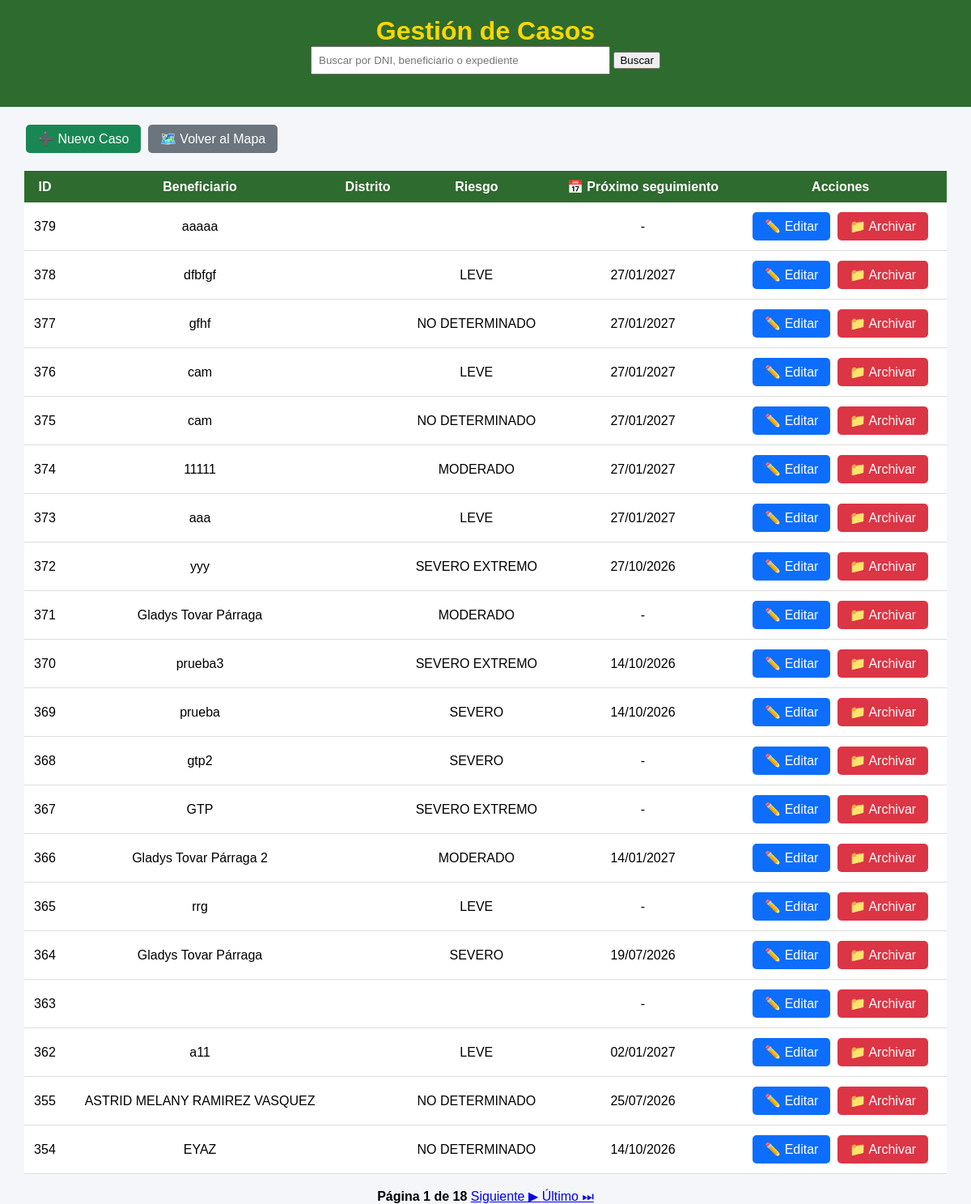
Page /gestion-casos/ (signed in) on the earlier database version.
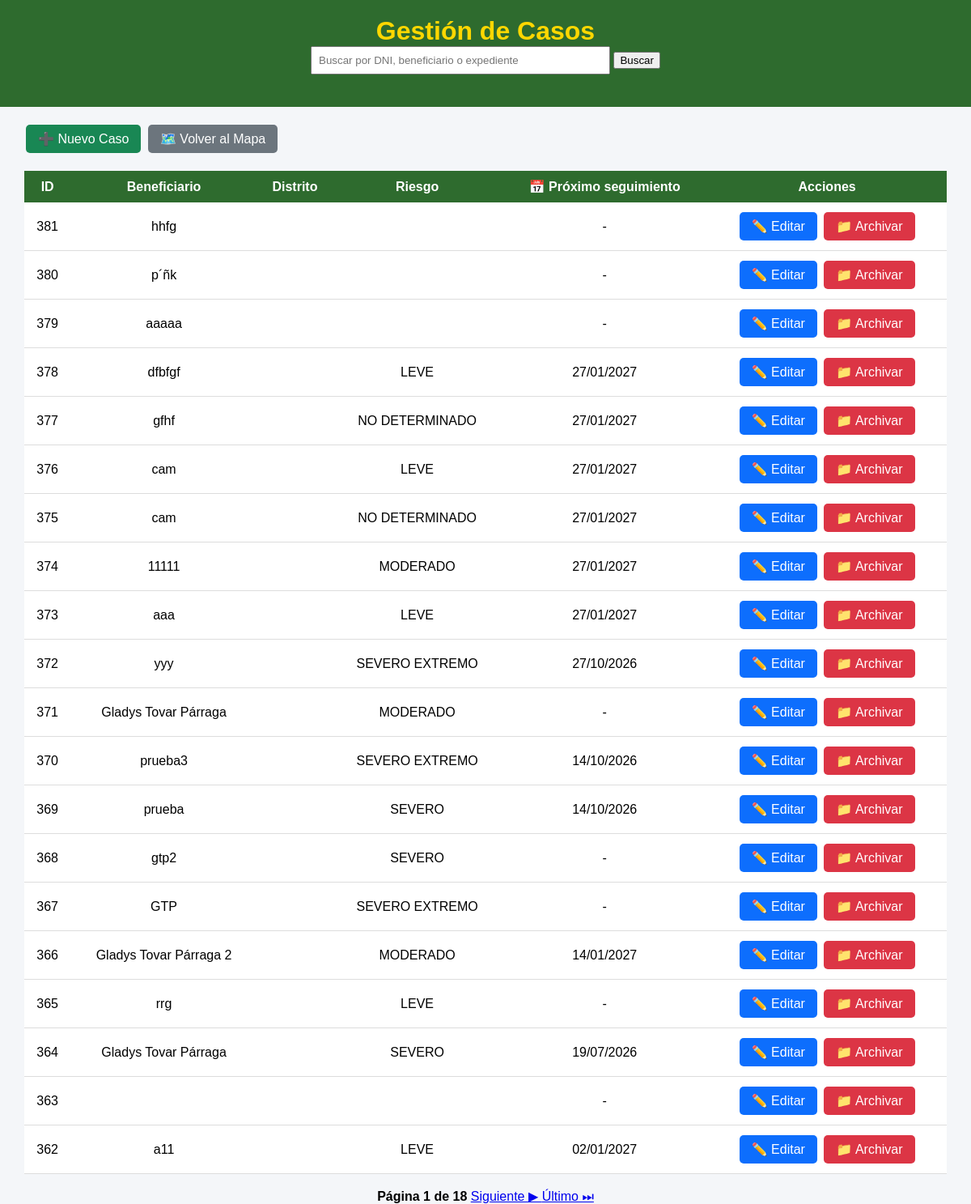
Same page on the later database version.
### mapa/models.py (models this page shows, shortened)
class Caso(models.Model):
    RIESGOS = [
        ("LEVE", "Leve"),
        ("MODERADO", "Moderado"),
        ("SEVERO", "Severo"),
        ("SEVERO EXTREMO", "Severo extremo"),
        ("NO DETERMINADO", "No determinado"),
    ]
    NOTIFICACION = [
        ("PENDIENTE", "Pendiente"),
        ("NOTIFICADO", "Notificado"),
    ]
    TIPO_VIOLENCIA = [
        ("FISICA", "Física"),
        ("PSICOLOGICA", "Psicológica"),
        ("SEXUAL", "Sexual"),
        ("ECONOMICA", "Económica o Patrimonial"),
    ]
    ESTADO_UBICACION_AGRESOR = [
        ("UBICADO", "Ubicado"),
        ("NO UBICADO", "No ubicado"),
    ]
    beneficiario = models.CharField(max_length=200, blank=True)
    dni_beneficiario = models.CharField(
        max_length=8,
        blank=True
    )
    domicilio = models.CharField(max_length=300, blank=True)
    nivel_riesgo = models.CharField(
        max_length=30,
        choices=RIESGOS,
        blank=True
    )
    region_denuncia = models.ForeignKey(
        Region,
        on_delete=models.PROTECT,
        related_name="casos_denuncia_region",
        null=True,
        blank=True,
    )
    provincia_denuncia = models.ForeignKey(
        Provincia,
        on_delete=models.PROTECT,
        related_name="casos_denuncia_provincia",
        null=True,
        blank=True,
    )
    distrito_denuncia = models.ForeignKey(
        Distrito,
        on_delete=models.PROTECT,
        related_name="casos_denuncia_distrito",
        null=True,
        blank=True,
    )
    region_medida = models.ForeignKey(
        Region,
        on_delete=models.PROTECT,
        related_name="casos_medida_region",
        null=True,
        blank=True,
    )
    provincia_medida = models.ForeignKey(
        Provincia,
        on_delete=models.PROTECT,
        related_name="casos_medida_provincia",
        null=True,
        blank=True,
    )
    distrito_medida = models.ForeignKey(
        Distrito,
        on_delete=models.PROTECT,
        related_name="casos_medida_distrito",
        null=True,
        blank=True,
)
    comisaria_denuncia = models.CharField(
        max_length=150,
        verbose_name="Comisaría donde se interpuso la denuncia"
    )
    comisaria_medida = models.CharField(
        max_length=150,
        verbose_name="Comisaría de Familia responsable"
    )
    efectivo = models.CharField(max_length=100, blank=True)
    responsable = models.ForeignKey(
    User,
    null=True,
    blank=True,
    on_delete=models.SET_NULL,
    related_name="casos_asignados"
    )
    folder = models.CharField(max_length=100, blank=True)
    expediente = models.CharField(max_length=100, blank=True)
    agresor = models.CharField(
        max_length=200,
        blank=True
    )
    dni_agresor = models.CharField(
        max_length=8,
        blank=True
    )
    telefono_agresor = models.CharField(
        "Teléfono del agresor",
        max_length=50,
        blank=True
    )
    direccion_agresor = models.CharField(
        "Dirección del agresor",
        max_length=300,
        blank=True
    )
    agresor_registro = models.ForeignKey(
    "Agresor",
    on_delete=models.SET_NULL,
    null=True,
    blank=True,
    related_name="casos"
)
    estado_ubicacion_agresor = models.CharField(
        "Estado de ubicación del agresor",
        max_length=15,
        choices=ESTADO_UBICACION_AGRESOR,
        default="NO UBICADO"
    )
    latitud_agresor = models.FloatField(
        null=True,
        blank=True
    )
    longitud_agresor = models.FloatField(
        null=True,
        blank=True
    )
    telefono = models.CharField(
        "Teléfono de la beneficiaria",
        max_length=50,
        blank=True
    )
    fecha_denuncia = models.DateField(
        "Fecha de la denuncia",
        null=True,
        blank=True
    )
    violencia_fisica = models.BooleanField(
        "Violencia física",
        default=False
    )
    violencia_psicologica = models.BooleanField(
        "Violencia psicológica",
        default=False
    )
    violencia_sexual = models.BooleanField(
        "Violencia sexual",
        default=False
    )
    violencia_economica = models.BooleanField(
        "Violencia económica o patrimonial",
        default=False
    )
    fecha_registro = models.DateField(
        null=True,
        blank=True
    )
    ultima_visita = models.DateField(
        null=True,
        blank=True
    )
    fecha_limite = models.DateField(
        "Próximo seguimiento",
        null=True,
        blank=True
)
    notificacion_beneficiario = models.CharField(
        max_length=15,
        choices=NOTIFICACION,
        default="PENDIENTE"
    )
    fecha_notificacion_beneficiario = models.DateField(
        null=True,
        blank=True
    )
    motivo_notificacion_beneficiario_pendiente = models.TextField(
        "Motivo de notificación pendiente de la persona beneficiaria",
        blank=True
    )
    notificacion_agresor = models.CharField(
        max_length=15,
        choices=NOTIFICACION,
        default="PENDIENTE"
    )
    fecha_notificacion_agresor = models.DateField(
        null=True,
        blank=True
    )
    motivo_notificacion_agresor_pendiente = models.TextField(
        "Motivo de notificación pendiente de la persona agresora",
        blank=True
    )
    estado = models.CharField(
        max_length=15,
        default="ACTIVO"
    )
    latitud = models.FloatField(
        null=True,
        blank=True
    )
    longitud = models.FloatField(
        null=True,
        blank=True
    )
    edicion_autorizada = models.BooleanField(
        default=False
    )
    class Meta:
        permissions = [
            ("modificar_directo", "Puede modificar casos directamente"),
            ("aprobar_modificacion", "Puede aprobar modificaciones"),
            ("archivar_directo", "Puede archivar casos directamente"),
            ("aprobar_archivado", "Puede aprobar archivados"),
            ("eliminar_directo", "Puede eliminar casos directamente"),
            ("aprobar_eliminacion", "Puede aprobar eliminaciones"),
            ("administrar_usuarios", "Puede administrar usuarios"),
        ]

### mapa/views.py (the view)
@login_required
def gestion_casos(request):
    from django.core.paginator import Paginator
    from django.db.models import Q
    busqueda = request.GET.get("q", "")
    casos = Caso.objects.filter(
        estado="ACTIVO"
    )
    if busqueda:
        casos = casos.filter(
            Q(beneficiario__icontains=busqueda) |
            Q(dni_beneficiario__icontains=busqueda) |
            Q(expediente__icontains=busqueda)
        )
    casos = casos.order_by("-id")
    paginador = Paginator(casos, 20)
    pagina = request.GET.get("page")
    casos = paginador.get_page(pagina)
    return render(
        request,
        "mapa/gestion_casos.html",
        {
            "casos": casos,
            "busqueda": busqueda
        }
    )

### mapa/templates/mapa/gestion_casos.html (shortened to what this page needs)
<!DOCTYPE html>
<html lang="es">
<head>
</head>
<body>
<header>
    <h1>Gestión de Casos</h1>
    <form method="GET" style="margin-bottom:20px;">
    <input
        type="text"
        name="q"
        value="{{ busqueda }}"
        placeholder="Buscar por DNI, beneficiario o expediente"
        style="padding:8px; width:350px;"
    >
    <button type="submit">
        Buscar
    </button>
</form>
</header>
<div class="contenedor">
    <div class="acciones">
        <a href="{% url 'nuevo_caso' %}" class="btn nuevo">
            ➕ Nuevo Caso
        </a>
        <a href="/" class="btn volver">
            🗺️ Volver al Mapa
        </a>
    </div>
    <table>
        <tr>
            <th>ID</th>
            <th>Beneficiario</th>
            <th>Distrito</th>
            <th>Riesgo</th>
            <th>📅 Próximo seguimiento</th>
            <th>Acciones</th>
        </tr>
        {% for caso in casos %}
        <tr>
            <td>{{ caso.id }}</td>
            <td>{{ caso.beneficiario }}</td>
            <td>{{ caso.distrito }}</td>
            <td>{{ caso.nivel_riesgo }}</td>
            <td>
                {% if caso.fecha_limite %}
                    {{ caso.fecha_limite|date:"d/m/Y" }}
                {% else %}
        -
                 {% endif %}
        </td>
         <td>
    {% if request.user.is_superuser or request.user.groups.all.0.name == "Administrador" %}
        <a href="{% url 'editar_caso' caso.id %}" class="btn editar">
            ✏️ Editar
        </a>
        <a href="{% url 'archivar_caso' caso.id %}"
           class="btn archivar"
           onclick="return confirm('¿Desea archivar este caso?');">
            📁 Archivar
        </a>
{% endif %}
</td>
        </tr>
        {% empty %}
        <tr>
            <td colspan="6">
                No hay casos registrados.
            </td>
        </tr>
        {% endfor %}
    </table>
    <br>
<div style="text-align:center;">
    <strong>
        Página {{ casos.number }} de {{ casos.paginator.num_pages }}
    </strong>
    {% if casos.has_next %}
        <a href="?page={{ casos.next_page_number }}">
            Siguiente ▶
        </a>
        <a href="?page={{ casos.paginator.num_pages }}">
            Último ⏭
        </a>
    {% endif %}
</div>
</div>
</body>
</html>

### mapa/templates/mapa/gestion_casos.html (style rules this page uses)
body { margin:0; font-family:Arial, Helvetica, sans-serif; background:#f4f6f9; }
header { background:#2E6B2E; color:#FFD700; text-align:center; padding:20px; }
h1 { margin:0; }
.contenedor { width:95%; margin:auto; margin-top:20px; }
table { width:100%; border-collapse:collapse; background:white; }
th { background:#2E6B2E; color:white; padding:10px; }
td { padding:10px; border-bottom:1px solid #ddd; text-align:center; }
.btn { padding:8px 15px; border:none; border-radius:5px; cursor:pointer; color:white; text-decoration:none; display:inline-block; margin:2px; }
.editar { background:#0d6efd; }
.archivar { background:#dc3545; }
.nuevo { background:#198754; }
.volver { background:#6c757d; }
.acciones { margin-bottom:20px; }

Differences in the rows shown:
no longer on this page (row unchanged): Caso: id "355", beneficiario "ASTRID MELANY RAMIREZ VASQUEZ", nivel_riesgo "NO DETERMINADO", fecha_limite "25/07/2026"
no longer on this page (row unchanged): Caso: id "354", beneficiario "EYAZ", nivel_riesgo "NO DETERMINADO", fecha_limite "14/10/2026"
added Caso: id "381", beneficiario "hhfg"
added Caso: id "380", beneficiario "p´ñk"
